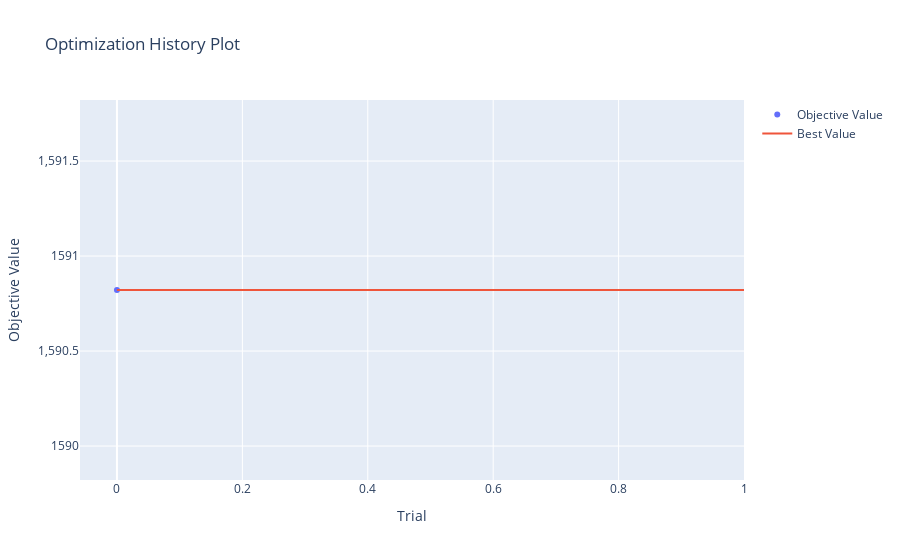

This figure's notebook cell:
### Code cell
plot_optimization_history(study)

### Figure 1 — Plotly figure (JSON) as saved in the notebook; plotly's stock layout.template omitted (floating-point values rounded to 4 significant figures)
{"data": [{"mode": "markers", "name": "Objective Value", "type": "scatter", "x": [0], "y": [1591.0]}, {"mode": "lines", "name": "Best Value", "type": "scatter", "x": [0, 1], "y": [1591.0, 1591.0]}, {"marker": {"color": "#cccccc"}, "mode": "markers", "name": "Infeasible Trial", "showlegend": false, "type": "scatter", "x": [], "y": []}], "layout": {"title": {"text": "Optimization History Plot"}, "xaxis": {"title": {"text": "Trial"}}, "yaxis": {"title": {"text": "Objective Value"}}}}
